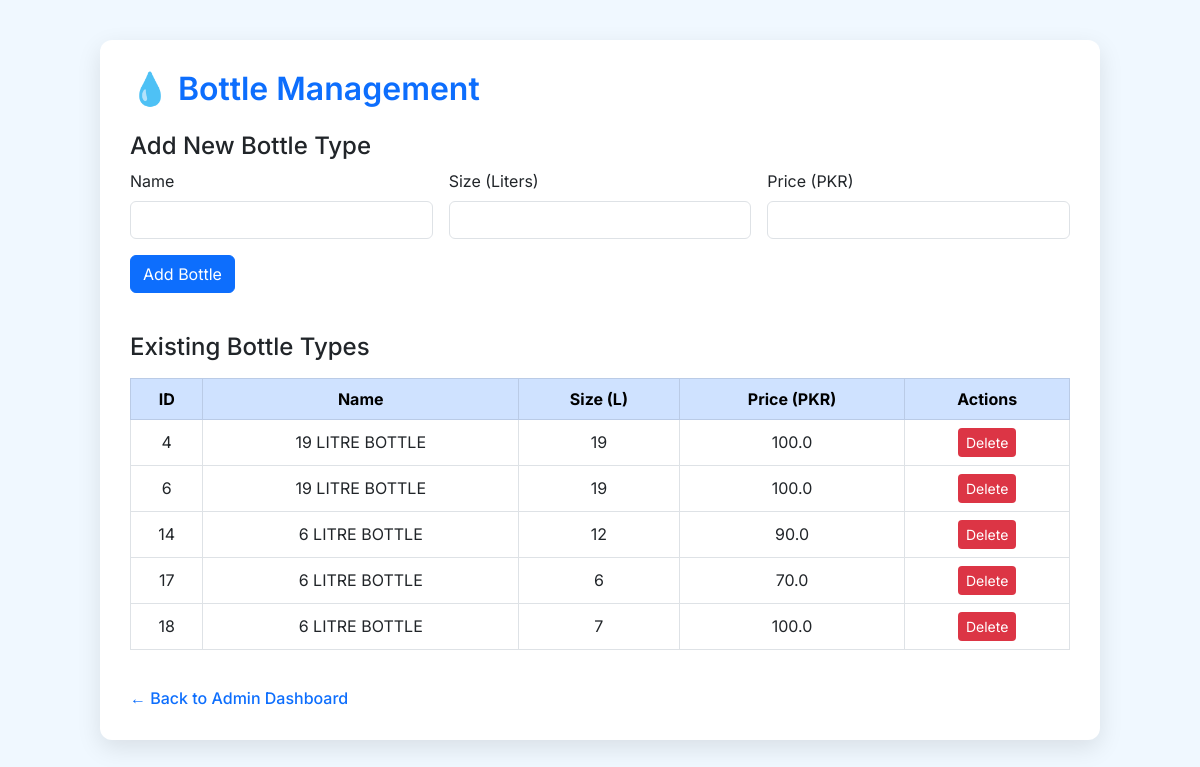
/bottles/list (signed in), run on the app's committed database.
### tables this page shows
CREATE TABLE bottles (
            id INTEGER PRIMARY KEY AUTOINCREMENT,
            name TEXT NOT NULL,
            size_liters INTEGER NOT NULL,
            price REAL NOT NULL
        );

### routes/bottle_routes.py (the view)
@bottle_bp.route('/list', methods=['GET', 'POST'])
def bottle_list():
    if 'admin' not in session:
        return redirect('/admin/login')
    conn = get_db_connection()
    if request.method == 'POST':
        name = request.form['name']
        size = int(request.form['size_liters'])
        price = float(request.form['price'])
        insert_bottle(conn,name, size, price)
        flash('Bottle added!')
    bottles = get_all_bottles(conn)
    return render_template('bottle_list.html', bottles=bottles)

### models/bottle.py (called while the page is built)
def get_all_bottles(conn):
    cursor = conn.cursor()
    cursor.execute('SELECT id, name, size_liters, price FROM bottles')
    rows = cursor.fetchall()
    return [{'id': row[0], 'name': row[1], 'size_liters': row[2], 'price': row[3]} for row in rows]

### utils/db.py (called while the page is built)
def get_db_connection():
    conn = sqlite3.connect('database.db')
    conn.row_factory = sqlite3.Row
    return conn

### templates/bottle_list.html (shortened to what this page needs)
<!DOCTYPE html>
<html lang="en">
<head>
    <link href="https://cdn.jsdelivr.net/npm/bootstrap@5.3.0/dist/css/bootstrap.min.css" rel="stylesheet">
</head>
<body>
    <div class="container">
        <h2 class="mb-4">💧 Bottle Management</h2>
        <div class="form-section">
            <h4>Add New Bottle Type</h4>
            <form method="POST" class="row g-3">
                <div class="col-md-4">
                    <label class="form-label">Name</label>
                    <input type="text" name="name" class="form-control" required>
                </div>
                <div class="col-md-4">
                    <label class="form-label">Size (Liters)</label>
                    <input type="number" name="size_liters" class="form-control" required>
                </div>
                <div class="col-md-4">
                    <label class="form-label">Price (PKR)</label>
                    <input type="number" step="0.01" name="price" class="form-control" required>
                </div>
                <div class="col-12">
                    <button type="submit" class="btn btn-primary">Add Bottle</button>
                </div>
            </form>
        </div>
        <div>
            <h4>Existing Bottle Types</h4>
            <table class="table table-bordered table-hover mt-3">
                <thead class="table-primary">
                    <tr>
                        <th>ID</th>
                        <th>Name</th>
                        <th>Size (L)</th>
                        <th>Price (PKR)</th>
                        <th>Actions</th>
                    </tr>
                </thead>
                <tbody>
                    {% for bottle in bottles %}
                    <tr>
                        <td>{{ bottle['id'] }}</td>
                        <td>{{ bottle['name'] }}</td>
                        <td>{{ bottle['size_liters'] }}</td>
                        <td>{{ bottle['price'] }}</td>
                        <td>
                            <a href="/bottles/delete/{{ bottle['id'] }}" class="btn btn-sm btn-danger">Delete</a>
                        </td>
                    </tr>
                    {% endfor %}
                </tbody>
            </table>
        </div>
        <a href="/admin/dashboard" class="btn-link back-link">← Back to Admin Dashboard</a>
    </div>
</body>
</html>

### templates/bottle_list.html (style rules this page uses)
body { background: #f0f8ff; font-family: 'Inter', sans-serif; padding: 40px 20px; }
.container { max-width: 1000px; margin: auto; background-color: #ffffff; padding: 30px; border-radius: 12px; box-shadow: 0 8px 24px rgba(0,0,0,0.1); }
h2 { color: #0d6efd; font-weight: 600; }
table { width: 100%; margin-top: 20px; }
th, td { text-align: center; vertical-align: middle; }
.btn-danger { background-color: #dc3545; border: none; }
.btn-link { text-decoration: none; color: #0d6efd; }
.form-section { margin-bottom: 40px; }
.back-link { display: inline-block; margin-top: 20px; font-weight: 500; }

### data on the page
bottles: id "4", name "19 LITRE BOTTLE", size_liters "19", price "100.0"
bottles: id "6", name "19 LITRE BOTTLE", size_liters "19", price "100.0"
bottles: id "14", name "6 LITRE BOTTLE", size_liters "12", price "90.0"
bottles: id "17", name "6 LITRE BOTTLE", size_liters "6", price "70.0"
bottles: id "18", name "6 LITRE BOTTLE", size_liters "7", price "100.0"
